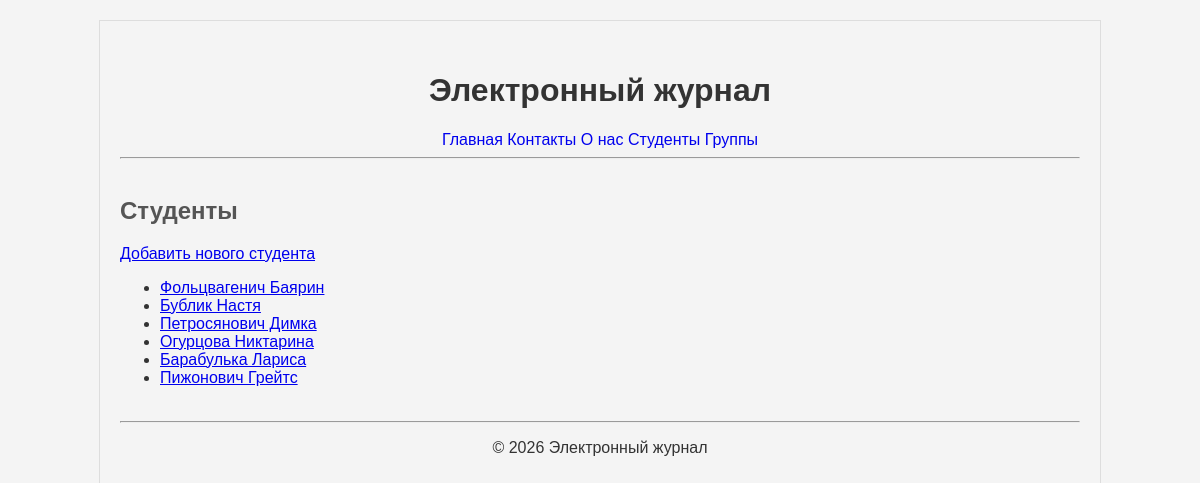
The page /students/ on the database its author committed.
### journal/models.py (models this page shows)
class Student(models.Model):
    first_name = models.CharField(max_length=50)
    last_name = models.CharField(max_length=50)
    group = models.ForeignKey(Group, on_delete=models.CASCADE, related_name='students')
    def __str__(self):
        return f'{self.last_name} {self.first_name}'

### journal/views.py (the view)
# urls.py: path('students/', views.student_view, name='students'),
def student_view(request):
    all_students = Student.objects.all()
    context = {
        'page_title': 'Студенты',
        'student_list': all_students,
    }
    return render(request, 'journal/students.html', context)

### journal/templates/journal/students.html (shortened to what this page needs)
{% extends 'base.html' %}
{% block content %}
    <h2>{{ page_title }}</h2>
    <p><a href="{% url 'student_add' %}">Добавить нового студента</a></p>
    <ul>
        {% for students in student_list %}
            <li>
                <a href="{% url 'student_detail' student_id=students.id %}">{{ students }}</a>
            </li>
        {% empty %}
            <li>Список студентов пуст</li>
        {% endfor %}
    </ul>
{% endblock %}

### static/css/style.css (style rules this page uses)
body { font-family: sans-serif; background-color: #f4f4f4; color: #333; width: 80%; max-width: 960px; margin: 20px auto; border: 1px solid #ddd; padding: 20px; }
main h2 { color: #555; }

### rows shown on the page
Student: last_name+first_name "Фольцвагенич Баярин"
Student: last_name+first_name "Бублик Настя"
Student: last_name+first_name "Петросянович Димка"
Student: last_name+first_name "Огурцова Никтарина"
Student: last_name+first_name "Барабулька Лариса"
Student: last_name+first_name "Пижонович Грейтс"

### other values the page prints
{{ page_title }} "Студенты"
